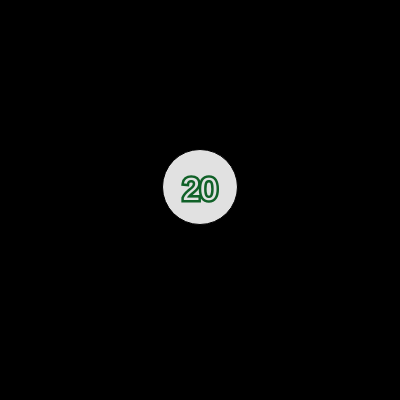
Frame 1 (no input)
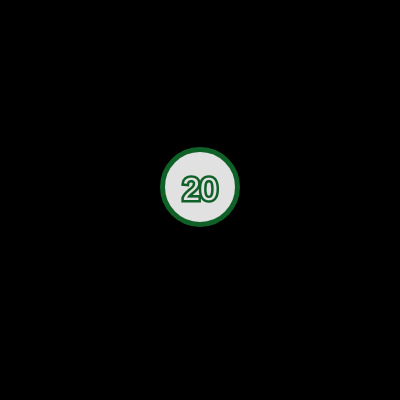
Frame 60 (no input)
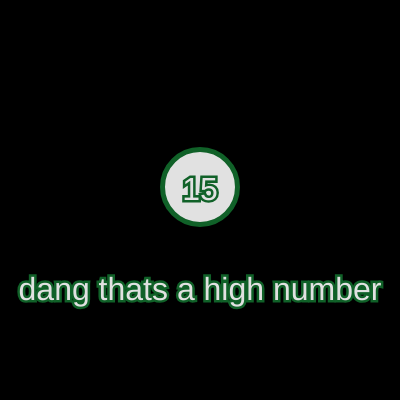
Frame 120 (the mouse pressed at the canvas centre since frame 60)

The p5.js sketch that drew these frames (run headless with seeded random() and noise() and a simulated clock; from frame 60 on, the mouse is pressed at the canvas centre):

// p5.js sketch
// ── sketch.js
//------------------------------------
// Shyla Agrawal
// 6/28/24
// rolling a d20 HUZZAH
//------------------------------------

let randNum = 20;
let rolled = false;

function setup() {
  createCanvas(400, 400);
}

function draw() {
  background(0);
  fill(225);
  circle(200, 187, 75);
  
  
  fill(225);
  textAlign(CENTER);
  textSize(32);
  stroke(16, 97, 40);
  strokeWeight(5);
  text(randNum, 200, 200);
  if(rolled){
    if(randNum == 20 && rolled) {
      text("YAYY YOU GOT A 20", 200, 300)
    }
    else if(randNum >= 15) {
      text("dang thats a high number", 200, 300)
    }
    else if(randNum >= 10){
      text("pretty good roll :D", 200, 300)
    }
    else if(randNum >= 5){
      text("not bad but not good", 200, 300)
    }
    else if(randNum > 1){
      text("you can do better", 200, 300)
    }
    else{
      text("oof", 200, 300)
    }
  }
}

function mousePressed() {
  console.log("press detected :D");
  randNum = Math.floor(random(20)) + 1;
  rolled = true;
  
}
